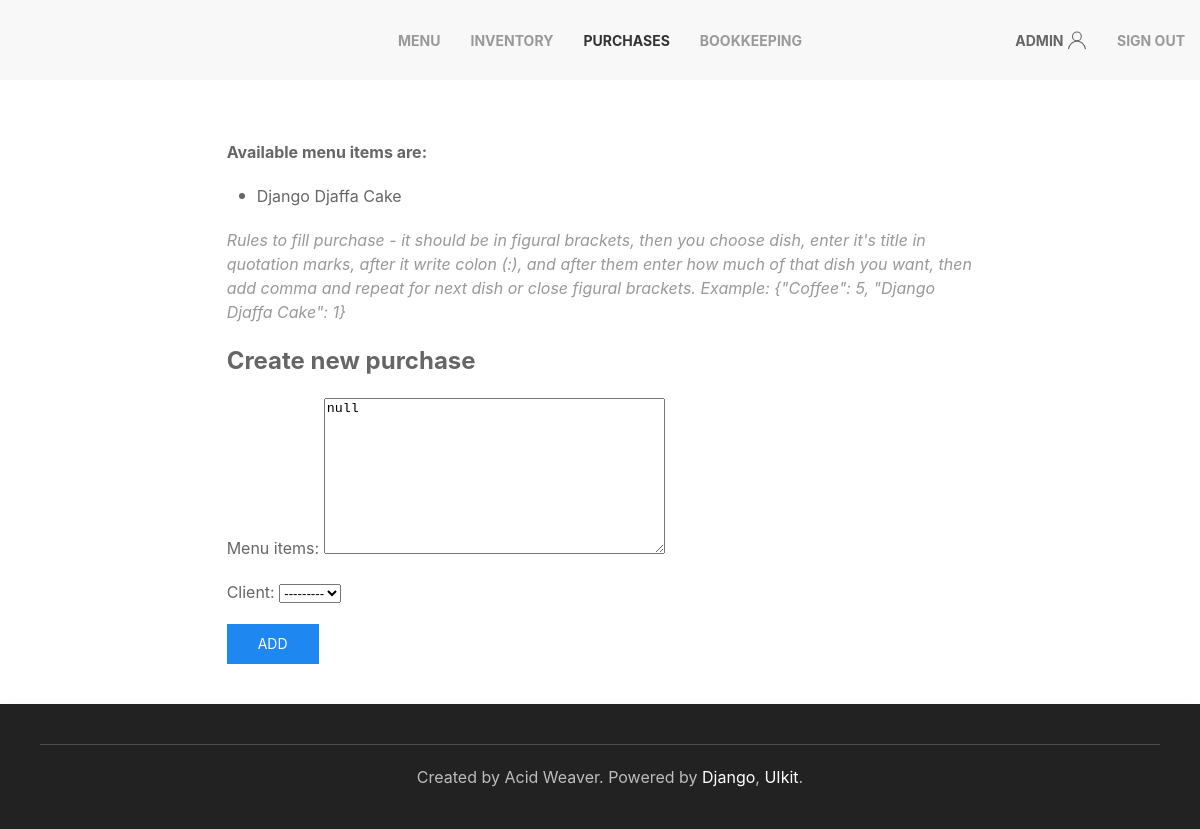
The app's page /purchases/add (signed in), older data.
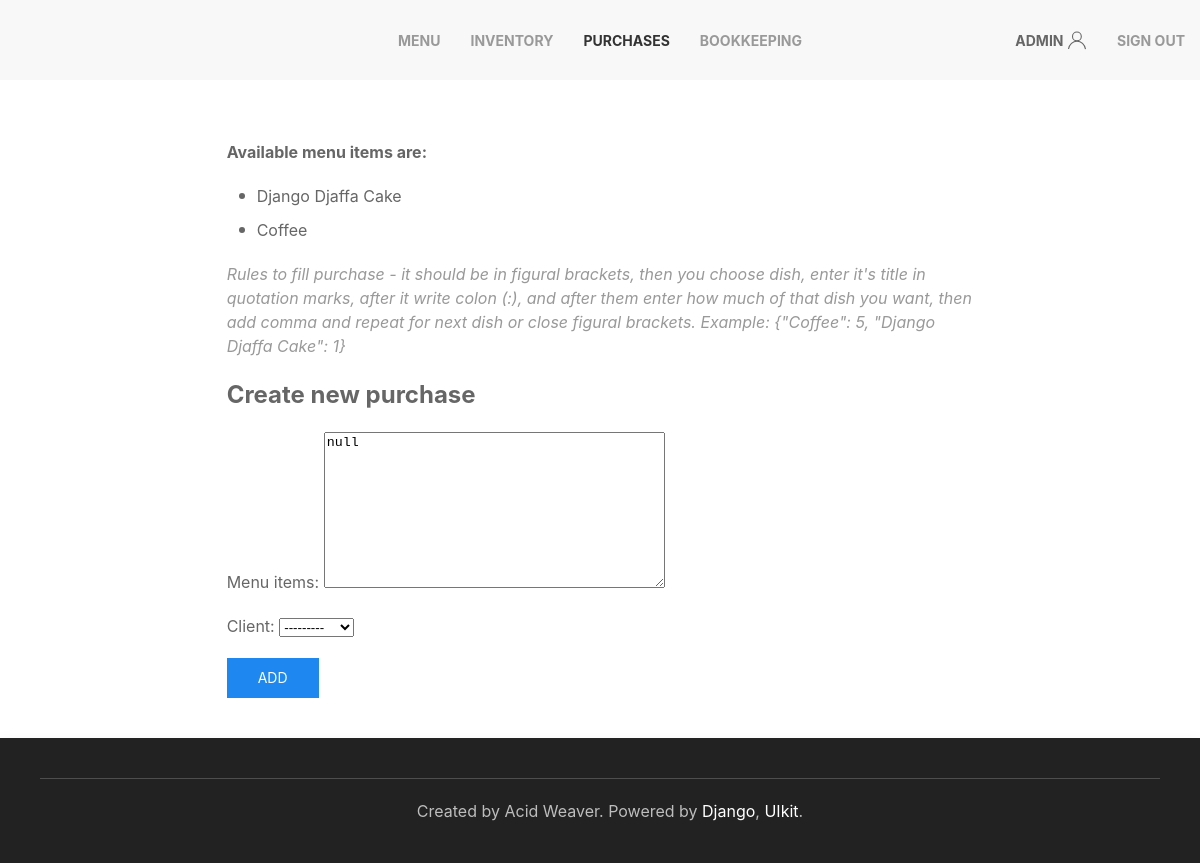
The same page, newer data.
### inventory/models.py (models this page shows, shortened)
class MenuItem(models.Model):
	title = models.CharField(max_length=255, unique=True)
	price = models.DecimalField(max_digits=5, decimal_places=2, default=0)

### inventory/views.py (the view, shortened to what this page needs)
# urls.py: path('purchases/add', PurchaseCreateView.as_view(), name='create_purchase'),
class PurchaseCreateView(LoginRequiredMixin, DataMixin, CreateView):
	model = Purchase
	form_class = PurchaseCreateForm
	template_name = 'inventory/create_purchase.html'
	success_url = reverse_lazy('purchase')
	def get_context_data(self, **kwargs):
		context = super().get_context_data(**kwargs)
		context['menu_items'] = MenuItem.objects.all()
		mixin_context = self.get_user_context(title='Add Ingredient', select=2)
		return dict(list(context.items()) + list(mixin_context.items()))

### inventory/forms.py
class PurchaseCreateForm(forms.ModelForm):
	class Meta:
		model = Purchase
		fields = '__all__'

### inventory/utils.py (called while the page is built)
	def get_user_context(self, **kwargs):
		context = kwargs
		if 'select' in context:
			context['select'] = navigation[context['select']]
		context['nav_menu'] = navigation
		return context

### inventory/templates/inventory/create_purchase.html (shortened to what this page needs)
{% extends 'inventory/base.html' %}
{% block content %}
<div class="uk-grid-match uk-margin-remove-left" uk-grid>
	<div class="uk-width-expand uk-padding-remove">
		<form method="POST">
			<p class="uk-text-bold">Available menu items are:</p>
			<ul class="uk-list uk-list-bullet">
				{% for dish in menu_items %}
				<li>{{ dish.title }}</li>
				{% endfor %}
			</ul>
			<p class="uk-text-italic uk-text-muted">Rules to fill purchase - it should be in figural brackets, then you choose dish, enter it's title in quotation marks, after it write colon (:), and after them enter how much of that dish you want, then add comma and repeat for next dish or close figural brackets. Example: {"Coffee": 5, "Django Djaffa Cake": 1}</p>
			<fieldset class="uk-fieldset">
				<legend class="uk-legend uk-text-bold">Create new purchase</legend>
				{{ form.as_p }}
			</fieldset>
			<button class="uk-button uk-button-primary" type="submit">Add</button>
		</form>
	</div>
</div>
{% endblock %}

### inventory/templates/inventory/base.html (shortened to what this page needs)
{% load static %}
<!DOCTYPE html>
<html id="main">
	<head>
        <link rel="stylesheet" href="{% static 'inventory/css/uikit.min.css' %}" />
	</head>
	<body uk-height-match="target:main">
		{% block mainmenu %}
		<nav class="uk-navbar-container uk-visible@m" uk-navbar>
			<div class="uk-navbar-center">
				<ul class="uk-navbar-nav">
					{% for m in nav_menu %}
					{% if select != m %}
					<li><a class="uk-text-bold" href="{% url m.url_name %}">{{ m.title }}</a></li>
					{% else %}
					<li class="uk-active"><a class="uk-text-bold" href="{% url m.url_name %}">{{ m.title }}</a></li>
					{% endif %}
					{% endfor %}
				</ul>
			</div>
			<div class="uk-navbar-right">
				{% if request.user.is_authenticated %}
				<ul class="uk-navbar-nav">
					<li><a class="uk-text-bold" href="#">{{ user.username }}<span uk-icon="icon: user"></span></a></li>
					<li><a class="uk-text-bold" href="{% url 'logout' %}">Sign out</a></li>
				</ul>
				{% else %}
				<ul class="uk-navbar-nav">
					<li><a class="uk-text-bold" href="{% url 'login' %}">Sign in</a></li>
					<li><a class="uk-text-bold" href="{% url 'registration' %}">Sign up</a></li>
				</ul>
				{% endif %}
			</div>
		</nav>
		{% endblock mainmenu %}
		<div class="uk-padding">
			{% block content %}
			{% endblock %}
		</div>
		<footer class="uk-background-secondary">
			<div class="uk-card uk-card-secondary uk-card-body uk-text-center uk-position-z-index" uk-sticky="position: bottom;">
				<hr />
				<p class="uk-margin-left uk-margin-remove-top">Created by Acid Weaver.
				Powered by <a href="https://www.djangoproject.com/" target="_blank">Django</a>, <a href="https://getuikit.com/" target="_blank">UIkit</a>.</p>
			</div>
		</footer>
	</body>
</html>

Row changes from the older to the newer data that the page shows:
added MenuItem: title "Coffee"
